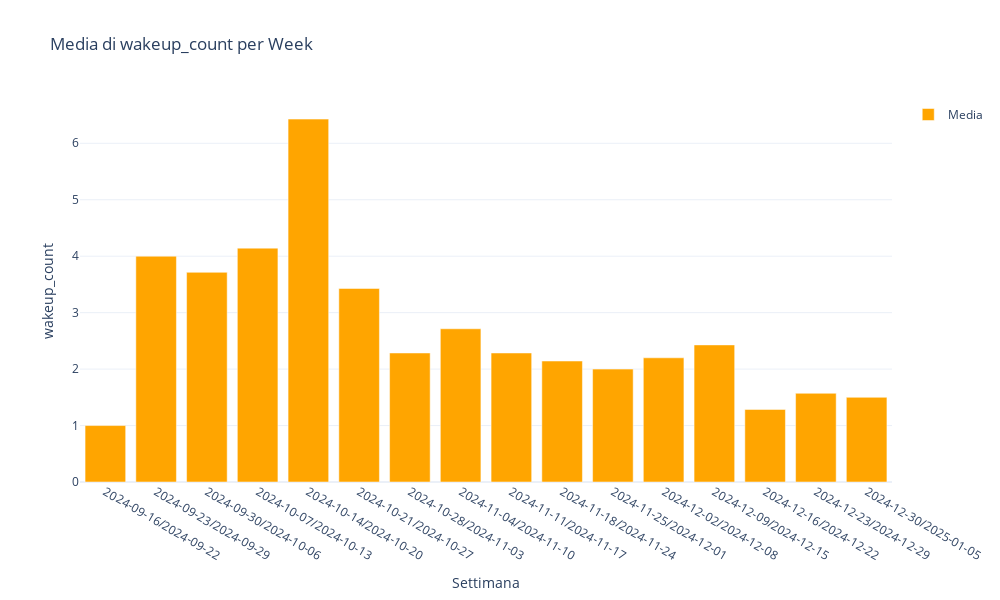

Notebook source saved alongside this figure:
### Code cell
agg.plot_AggregatedData('wakeup_count', '2023-01-01', end_time,'week', save_png=save)

### Figure 1 — Plotly figure (JSON) as saved in the notebook; plotly's stock layout.template omitted (floating-point values rounded to 4 significant figures)
{"data": [{"marker": {"color": "orange"}, "name": "Media", "type": "bar", "x": ["2024-09-16/2024-09-22", "2024-09-23/2024-09-29", "2024-09-30/2024-10-06", "2024-10-07/2024-10-13", "2024-10-14/2024-10-20", "2024-10-21/2024-10-27", "2024-10-28/2024-11-03", "2024-11-04/2024-11-10", "2024-11-11/2024-11-17", "2024-11-18/2024-11-24", "2024-11-25/2024-12-01", "2024-12-02/2024-12-08", "2024-12-09/2024-12-15", "2024-12-16/2024-12-22", "2024-12-23/2024-12-29", "2024-12-30/2025-01-05"], "y": [1, 4, 3.714, 4.143, 6.429, 3.429, 2.286, 2.714, 2.286, 2.143, 2, 2.2, 2.429, 1.286, 1.571, 1.5]}], "layout": {"height": 600, "showlegend": true, "title": {"text": "Media di wakeup_count per Week"}, "width": 1000, "xaxis": {"title": {"text": "Settimana"}}, "yaxis": {"title": {"text": "wakeup_count"}}}}
